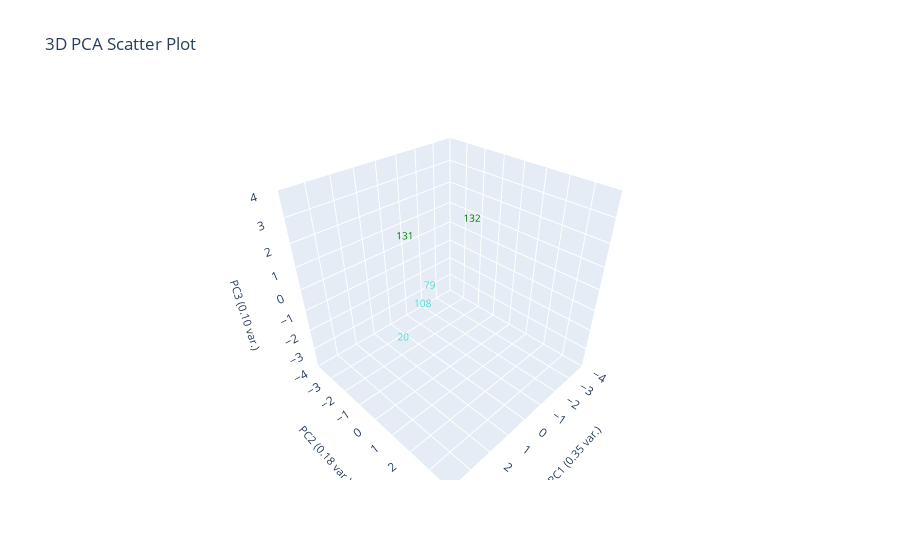
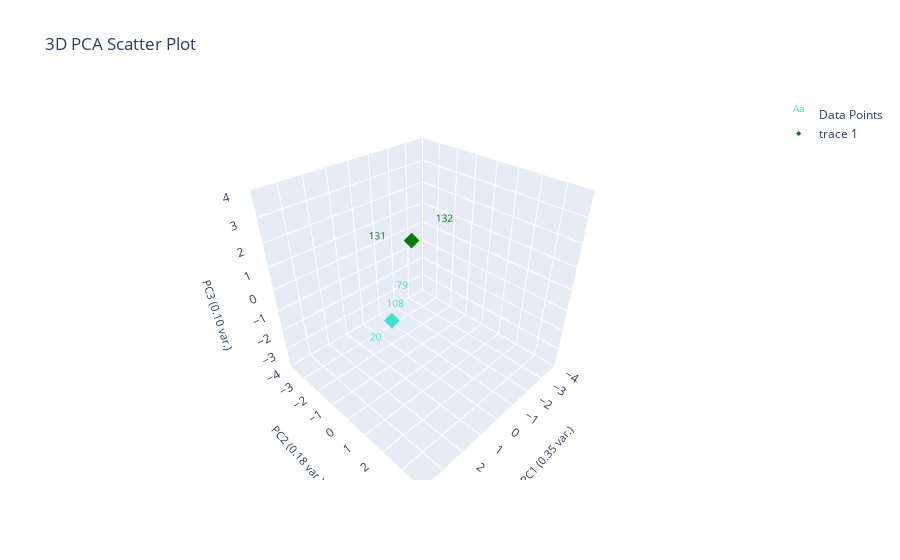
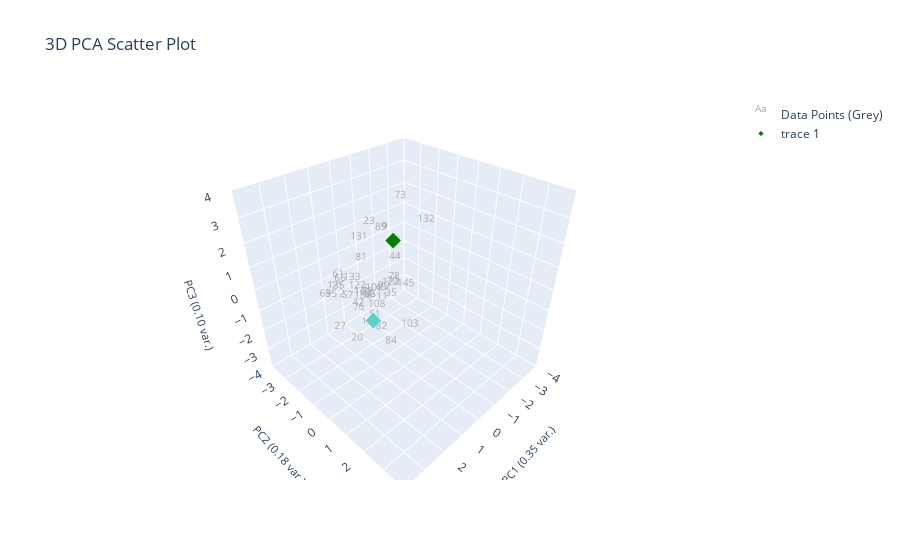
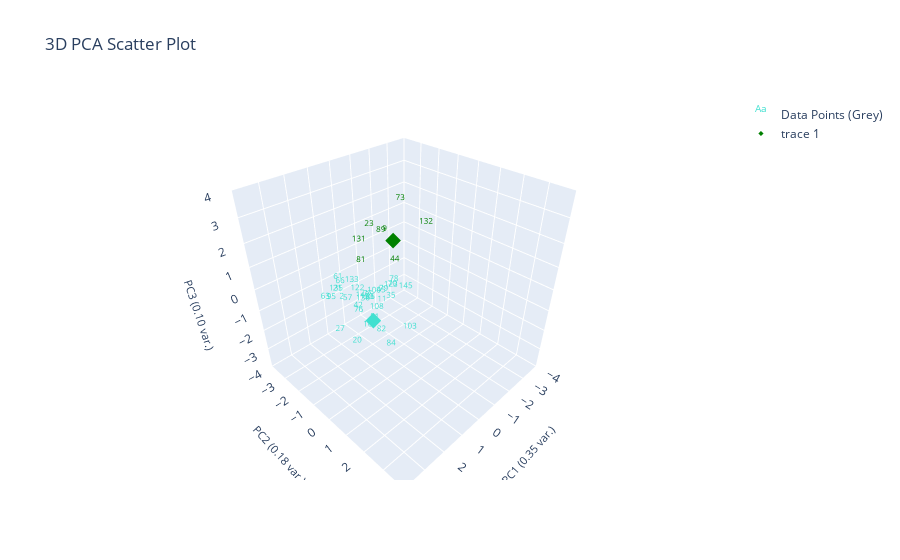

Notebook code for these charts, in order:
### Markdown cell above
# Plot Pseudo Labeling Steps

### Code cell
plotting.plot_pseudo_labeling_steps(pseudo_data_esd_removed, pseudo_data_esd_removed[f'pseudo_{ylabel_name}_nums'], 3, graph_title="", ylabel_name=ylabel_name, centroids=label_centroids_esd_removed,
                specific_clusters=[3,6])

### Figure 1 — Plotly figure (JSON) as saved in the notebook; plotly's stock layout.template omitted (floating-point values rounded to 4 significant figures)
{"data": [{"mode": "text", "name": "Data Points", "text": ["20", "79", "108", "131", "132"], "textfont": {"color": ["turquoise", "turquoise", "turquoise", "green", "green"], "size": 10}, "type": "scatter3d", "x": [2.955, -0.1156, 1.654, 0.4698, -2.252], "y": [0.6959, -1.302, 0.2879, -2.014, -0.9928], "z": [-0.7001, -1.147, -0.2032, 1.128, 1.247]}], "layout": {"autosize": true, "scene": {"aspectmode": "cube", "xaxis": {"range": [-4, 4], "title": {"font": {"size": 11}, "text": "PC1 (0.35 var.)"}}, "yaxis": {"range": [-4, 4], "title": {"font": {"size": 11}, "text": "PC2 (0.18 var.)"}}, "zaxis": {"range": [-4, 4], "title": {"font": {"size": 11}, "text": "PC3 (0.10 var.)"}}}, "title": {"text": "3D PCA Scatter Plot"}}}

### Figure 2 — Plotly figure (JSON) as saved in the notebook; plotly's stock layout.template omitted (floating-point values rounded to 4 significant figures)
{"data": [{"mode": "text", "name": "Data Points", "text": ["20", "79", "108", "131", "132"], "textfont": {"color": ["turquoise", "turquoise", "turquoise", "green", "green"], "size": 10}, "type": "scatter3d", "x": [2.955, -0.1156, 1.654, 0.4698, -2.252], "y": [0.6959, -1.302, 0.2879, -2.014, -0.9928], "z": [-0.7001, -1.147, -0.2032, 1.128, 1.247]}, {"marker": {"color": ["green", "turquoise"], "size": 4, "symbol": "diamond"}, "mode": "markers", "type": "scatter3d", "x": [-0.891, 1.498], "y": [-1.503, -0.1059], "z": [1.187, -0.6833]}], "layout": {"autosize": true, "scene": {"aspectmode": "cube", "xaxis": {"range": [-4, 4], "title": {"font": {"size": 11}, "text": "PC1 (0.35 var.)"}}, "yaxis": {"range": [-4, 4], "title": {"font": {"size": 11}, "text": "PC2 (0.18 var.)"}}, "zaxis": {"range": [-4, 4], "title": {"font": {"size": 11}, "text": "PC3 (0.10 var.)"}}}, "title": {"text": "3D PCA Scatter Plot"}}}

### Figure 3 — Plotly figure (JSON) as saved in the notebook; plotly's stock layout.template omitted (floating-point values rounded to 4 significant figures)
{"data": [{"mode": "text", "name": "Data Points (Grey)", "text": ["2", "9", "11", "20", "21", "23", "27", "35", "42", "44", "45", "51", "57", "61", "63", "66", "70", "73", "76", "77", "78", "79", "81", "82", "84", "86", "89", "95", "100", "103", "108", "122", "123", "131", "132", "133", "135", "136", "143", "145", "153", "160"], "textfont": {"color": "darkgrey", "size": 10}, "type": "scatter3d", "x": [1.608, -1.076, 0.3307, 2.955, 1.684, -0.538, 2.493, -0.08928, 1.916, -0.6667, -0.05644, 2.0, 1.599, 1.621, 2.284, 1.879, 0.7074, -1.432, 1.716, 0.6067, 0.4543, -0.1156, -0.04694, 1.329, 2.735, 0.01718, -1.693, 2.951, 0.9125, 0.2545, 1.654, 0.8586, 0.5672, 0.4698, -2.252, 1.537, 2.622, 1.603, 1.214, -0.3448, 1.848, 2.646], "y": [-1.848, -2.2, -0.9507, 0.6959, -2.023, -2.529, -0.9079, -0.845, -0.4598, -1.191, -1.407, 0.5147, -1.484, -1.998, -1.968, -1.472, 0.1063, -1.646, -0.7008, -1.478, -0.07986, -1.302, -2.632, 0.1134, 2.161, -2.03, -3.133, -0.5663, -0.6936, 0.5805, 0.2879, -1.771, -0.1256, -2.014, -0.9928, -1.199, -0.7012, -0.5275, -1.02, -0.2486, 0.003674, 1.068], "z": [-0.917, 0.9056, -1.263, -0.7001, -0.5765, 1.213, -1.462, -1.25, -0.4105, 0.08707, -1.253, -0.3384, -0.8019, -0.04827, -0.619, 0.152, 0.2338, 2.341, -0.8756, -1.124, 0.2247, -1.147, -0.3262, -1.57, -0.0095, -1.897, 0.2546, 0.4775, -0.384, -1.809, -0.2032, -0.8606, -0.003364, 1.128, 1.247, 0.1679, 0.5957, -0.2922, -0.6185, -0.5959, 0.1952, 0.05476]}, {"marker": {"color": ["green", "turquoise"], "size": 4, "symbol": "diamond"}, "mode": "markers", "type": "scatter3d", "x": [-0.891, 1.498], "y": [-1.503, -0.1059], "z": [1.187, -0.6833]}], "layout": {"autosize": true, "scene": {"aspectmode": "cube", "xaxis": {"range": [-4, 4], "title": {"font": {"size": 11}, "text": "PC1 (0.35 var.)"}}, "yaxis": {"range": [-4, 4], "title": {"font": {"size": 11}, "text": "PC2 (0.18 var.)"}}, "zaxis": {"range": [-4, 4], "title": {"font": {"size": 11}, "text": "PC3 (0.10 var.)"}}}, "title": {"text": "3D PCA Scatter Plot"}}}

### Figure 4 — Plotly figure (JSON) as saved in the notebook; plotly's stock layout.template omitted (floating-point values rounded to 4 significant figures)
{"data": [{"mode": "text", "name": "Data Points (Grey)", "text": ["2", "9", "11", "20", "21", "23", "27", "35", "42", "44", "45", "51", "57", "61", "63", "66", "70", "73", "76", "77", "78", "79", "81", "82", "84", "86", "89", "95", "100", "103", "108", "122", "123", "131", "132", "133", "135", "136", "143", "145", "153", "160"], "textfont": {"color": ["turquoise", "green", "turquoise", "turquoise", "turquoise", "green", "turquoise", "turquoise", "turquoise", "green", "turquoise", "turquoise", "turquoise", "turquoise", "turquoise", "turquoise", "turquoise", "green", "turquoise", "turquoise", "turquoise", "turquoise", "green", "turquoise", "turquoise", "turquoise", "green", "turquoise", "turquoise", "turquoise", "turquoise", "turquoise", "turquoise", "green", "green", "turquoise", "turquoise", "turquoise", "turquoise", "turquoise", "turquoise", "turquoise"], "size": 8}, "type": "scatter3d", "x": [1.608, -1.076, 0.3307, 2.955, 1.684, -0.538, 2.493, -0.08928, 1.916, -0.6667, -0.05644, 2.0, 1.599, 1.621, 2.284, 1.879, 0.7074, -1.432, 1.716, 0.6067, 0.4543, -0.1156, -0.04694, 1.329, 2.735, 0.01718, -1.693, 2.951, 0.9125, 0.2545, 1.654, 0.8586, 0.5672, 0.4698, -2.252, 1.537, 2.622, 1.603, 1.214, -0.3448, 1.848, 2.646], "y": [-1.848, -2.2, -0.9507, 0.6959, -2.023, -2.529, -0.9079, -0.845, -0.4598, -1.191, -1.407, 0.5147, -1.484, -1.998, -1.968, -1.472, 0.1063, -1.646, -0.7008, -1.478, -0.07986, -1.302, -2.632, 0.1134, 2.161, -2.03, -3.133, -0.5663, -0.6936, 0.5805, 0.2879, -1.771, -0.1256, -2.014, -0.9928, -1.199, -0.7012, -0.5275, -1.02, -0.2486, 0.003674, 1.068], "z": [-0.917, 0.9056, -1.263, -0.7001, -0.5765, 1.213, -1.462, -1.25, -0.4105, 0.08707, -1.253, -0.3384, -0.8019, -0.04827, -0.619, 0.152, 0.2338, 2.341, -0.8756, -1.124, 0.2247, -1.147, -0.3262, -1.57, -0.0095, -1.897, 0.2546, 0.4775, -0.384, -1.809, -0.2032, -0.8606, -0.003364, 1.128, 1.247, 0.1679, 0.5957, -0.2922, -0.6185, -0.5959, 0.1952, 0.05476]}, {"marker": {"color": ["green", "turquoise"], "size": 4, "symbol": "diamond"}, "mode": "markers", "type": "scatter3d", "x": [-0.891, 1.498], "y": [-1.503, -0.1059], "z": [1.187, -0.6833]}], "layout": {"autosize": true, "scene": {"aspectmode": "cube", "xaxis": {"range": [-4, 4], "title": {"font": {"size": 11}, "text": "PC1 (0.35 var.)"}}, "yaxis": {"range": [-4, 4], "title": {"font": {"size": 11}, "text": "PC2 (0.18 var.)"}}, "zaxis": {"range": [-4, 4], "title": {"font": {"size": 11}, "text": "PC3 (0.10 var.)"}}}, "title": {"text": "3D PCA Scatter Plot"}}}
